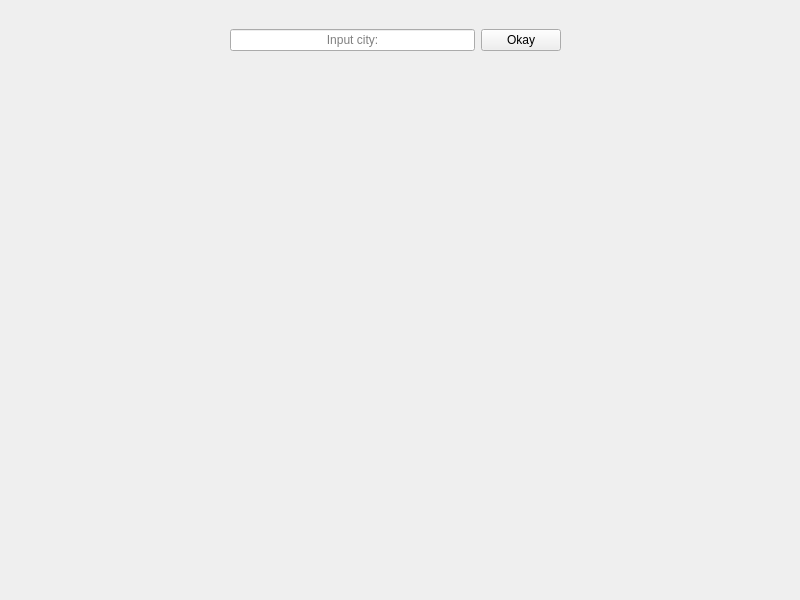
<?xml version="1.0" encoding="UTF-8"?>
<ui version="4.0">
 <class>weatherAppWindow</class>
 <widget class="QMainWindow" name="weatherAppWindow">
  <property name="geometry">
   <rect>
    <x>0</x>
    <y>0</y>
    <width>800</width>
    <height>600</height>
   </rect>
  </property>
  <property name="minimumSize">
   <size>
    <width>800</width>
    <height>600</height>
   </size>
  </property>
  <property name="windowTitle">
   <string>WeatherApp</string>
  </property>
  <property name="autoFillBackground">
   <bool>false</bool>
  </property>
  <widget class="QWidget" name="centralwidget">
   <widget class="QWidget" name="horizontalLayoutWidget">
    <property name="geometry">
     <rect>
      <x>230</x>
      <y>0</y>
      <width>331</width>
      <height>80</height>
     </rect>
    </property>
    <layout class="QHBoxLayout" name="horizontalLayout">
     <item>
      <widget class="QLineEdit" name="inputCity">
       <property name="layoutDirection">
        <enum>Qt::LeftToRight</enum>
       </property>
       <property name="inputMask">
        <string/>
       </property>
       <property name="text">
        <string/>
       </property>
       <property name="alignment">
        <set>Qt::AlignCenter</set>
       </property>
       <property name="placeholderText">
        <string>Input city:</string>
       </property>
      </widget>
     </item>
     <item>
      <widget class="QPushButton" name="submitCity">
       <property name="whatsThis">
        <string>Submit city to search for it's weather online</string>
       </property>
       <property name="text">
        <string>Okay</string>
       </property>
       <property name="autoRepeatDelay">
        <number>150</number>
       </property>
       <property name="autoRepeatInterval">
        <number>50</number>
       </property>
      </widget>
     </item>
    </layout>
   </widget>
  </widget>
 </widget>
 <resources/>
 <connections/>
</ui>
